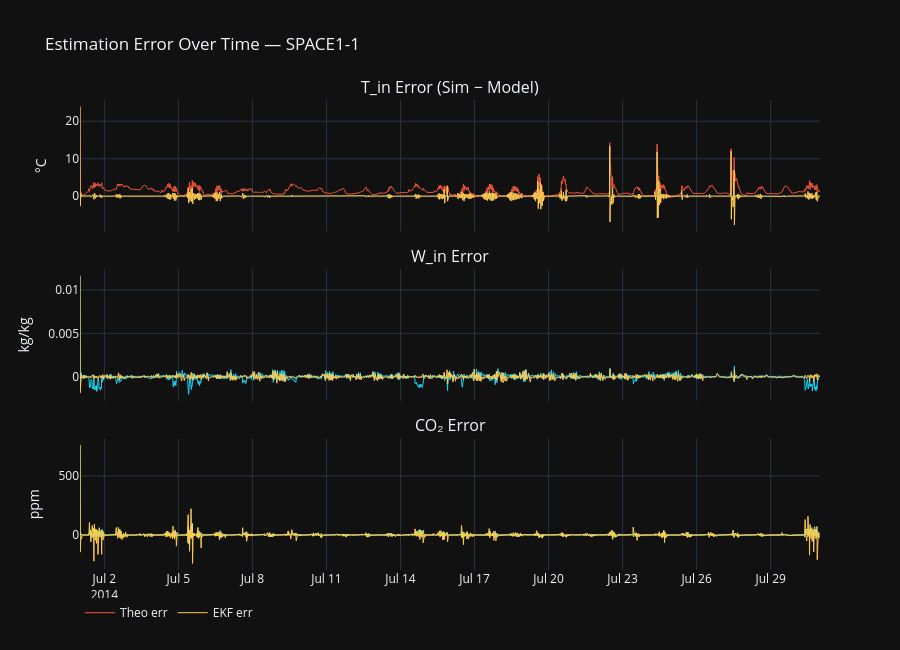

Notebook cell for this chart:
### Code cell
fig = make_subplots(
    rows=3, cols=1, shared_xaxes=True,
    subplot_titles=['T_in Error (Sim − Model)', 'W_in Error', 'CO₂ Error'],
    vertical_spacing=0.08
)
t = df['Datetime']

fig.add_trace(go.Scatter(x=t, y=err_theo_T, name='Theo err', line=dict(color='#EF553B', width=1)), row=1, col=1)
fig.add_trace(go.Scatter(x=t, y=err_ekf_T, name='EKF err', line=dict(color='#FECB52', width=1)), row=1, col=1)

fig.add_trace(go.Scatter(x=t, y=err_theo_W, name='Theo err', line=dict(color='#19D3F3', width=1), showlegend=False), row=2, col=1)
fig.add_trace(go.Scatter(x=t, y=err_ekf_W, name='EKF err', line=dict(color='#FECB52', width=1), showlegend=False), row=2, col=1)

fig.add_trace(go.Scatter(x=t, y=err_theo_C, name='Theo err', line=dict(color='#B6E880', width=1), showlegend=False), row=3, col=1)
fig.add_trace(go.Scatter(x=t, y=err_ekf_C, name='EKF err', line=dict(color='#FECB52', width=1), showlegend=False), row=3, col=1)

fig.update_layout(template='plotly_dark', height=650,
    title=f'Estimation Error Over Time — {ZONE}',
    legend=dict(orientation='h', y=-0.06))
fig.update_yaxes(title_text='°C', row=1, col=1)
fig.update_yaxes(title_text='kg/kg', row=2, col=1)
fig.update_yaxes(title_text='ppm', row=3, col=1)
fig.show()

### Figure 1 — Plotly figure (JSON) as saved in the notebook; plotly's stock layout.template omitted (floating-point values rounded to 4 significant figures; data arrays with more than 128 entries replaced by an {"elided": "..."} marker saying what was removed)
{"data": [{"line": {"color": "#EF553B", "width": 1}, "name": "Theo err", "type": "scatter", "x": {"elided": "2880 str values"}, "xaxis": "x", "y": {"elided": "2880 float values"}, "yaxis": "y"}, {"line": {"color": "#FECB52", "width": 1}, "name": "EKF err", "type": "scatter", "x": {"elided": "2880 str values"}, "xaxis": "x", "y": {"elided": "2880 float values"}, "yaxis": "y"}, {"line": {"color": "#19D3F3", "width": 1}, "name": "Theo err", "showlegend": false, "type": "scatter", "x": {"elided": "2880 str values"}, "xaxis": "x2", "y": {"elided": "2880 float values"}, "yaxis": "y2"}, {"line": {"color": "#FECB52", "width": 1}, "name": "EKF err", "showlegend": false, "type": "scatter", "x": {"elided": "2880 str values"}, "xaxis": "x2", "y": {"elided": "2880 float values"}, "yaxis": "y2"}, {"line": {"color": "#B6E880", "width": 1}, "name": "Theo err", "showlegend": false, "type": "scatter", "x": {"elided": "2880 str values"}, "xaxis": "x3", "y": {"elided": "2880 float values"}, "yaxis": "y3"}, {"line": {"color": "#FECB52", "width": 1}, "name": "EKF err", "showlegend": false, "type": "scatter", "x": {"elided": "2880 str values"}, "xaxis": "x3", "y": {"elided": "2880 float values"}, "yaxis": "y3"}], "layout": {"annotations": [{"font": {"size": 16}, "showarrow": false, "text": "T_in Error (Sim − Model)", "x": 0.5, "xanchor": "center", "xref": "paper", "y": 1, "yanchor": "bottom", "yref": "paper"}, {"font": {"size": 16}, "showarrow": false, "text": "W_in Error", "x": 0.5, "xanchor": "center", "xref": "paper", "y": 0.64, "yanchor": "bottom", "yref": "paper"}, {"font": {"size": 16}, "showarrow": false, "text": "CO₂ Error", "x": 0.5, "xanchor": "center", "xref": "paper", "y": 0.28, "yanchor": "bottom", "yref": "paper"}], "height": 650, "legend": {"orientation": "h", "y": -0.06}, "title": {"text": "Estimation Error Over Time — SPACE1-1"}, "xaxis": {"anchor": "y", "domain": [0, 1], "matches": "x3", "showticklabels": false}, "xaxis2": {"anchor": "y2", "domain": [0, 1], "matches": "x3", "showticklabels": false}, "xaxis3": {"anchor": "y3", "domain": [0, 1]}, "yaxis": {"anchor": "x", "domain": [0.72, 1], "title": {"text": "°C"}}, "yaxis2": {"anchor": "x2", "domain": [0.36, 0.64], "title": {"text": "kg/kg"}}, "yaxis3": {"anchor": "x3", "domain": [0, 0.28], "title": {"text": "ppm"}}}}
